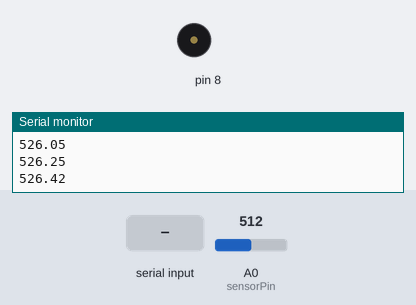
The sketch below on a simulated Arduino Uno, built with avr-gcc and run on an emulated ATmega328P. On the bench: buzzer (waves = sounding), the last lines printed to the serial monitor. The inputs (shaded band) are chosen by the test bench; at power-on: A0 (sensorPin) = 512.

Above: at 1.7 s.
1.8 s: "1" received over Serial
At 2.4 s:
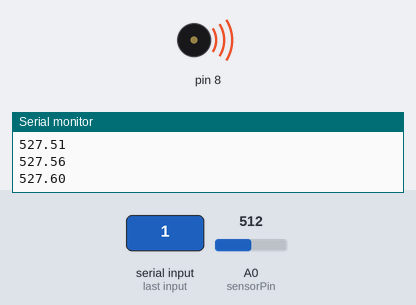
6.3 s: "0" received over Serial
At 7.5 s:
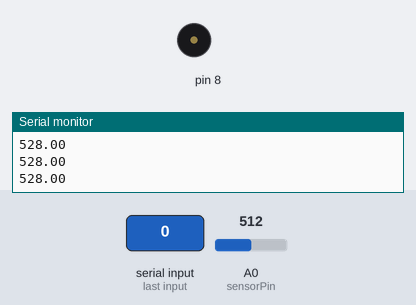
7.8 s: "2" received over Serial
At 9.1 s:
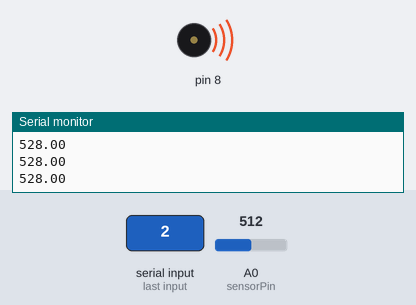
Timing chart, 0 to 10.3 s (numbered marks = the images above; inputs shaded):
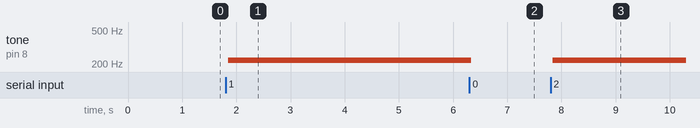

Measured:
- after the input at 1.8 s, tone on pin 8: silent → 220 Hz after 0.05 s
- after the input at 6.3 s, tone on pin 8: 220 Hz → silent at once
- after the input at 7.8 s, tone on pin 8: silent → 220 Hz at once

The sketch:

sound-sensor.ino
```cpp
int tonePosition = 0;
int sensorPin = A0;
int n = 10;
long sum = 0;
float mma = 0;

void setup()
{
  Serial.begin(9600);
  for(int i=0; i<n; i++)
  {
    sum = analogRead(A0);
    mma = mma + sum;
    delay(50);
  }
  mma = mma / n;
}

void loop()
{
  for(int i=0; i<32; i++)
  {
    sum += analogRead(sensorPin);
  }
  sum >>= 5;
  Serial.println(mma);
  mma = ((n-1) * mma + sum) / n;
  delay(50);
}

void serialEvent()
{
  Serial.read();
  if (tonePosition == 0)
  {
    tone(8, 220);
    tonePosition = 1;
  }
  else if (tonePosition == 1)
  {
    noTone(8);
    tonePosition = 0;
  }
}
```
